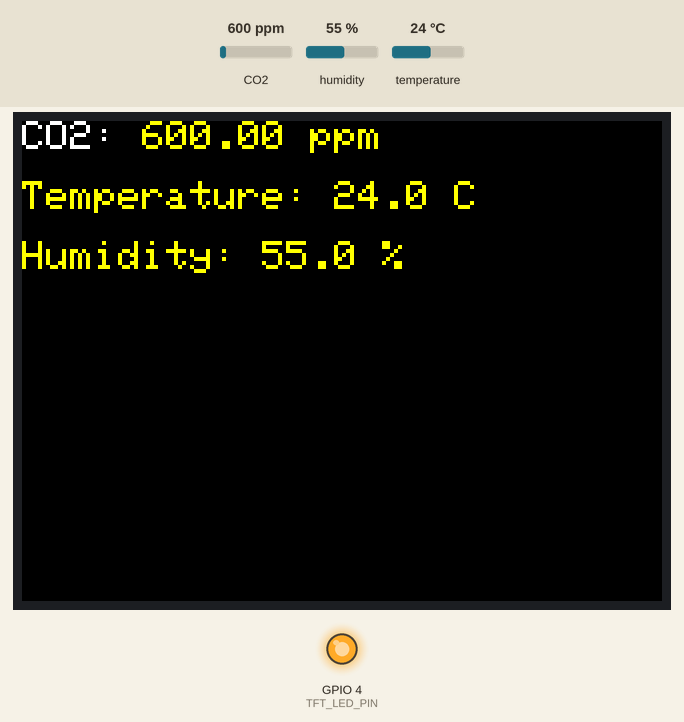
This sketch was run on a simulated ESP32. Shown: 320×240 colour display, output pins drawn as LEDs (lit = HIGH). Inputs (shaded band) come from the test bench; at power-on: CO2 600 ppm, humidity 55 %, temperature 24 °C.

Above: at 11.4 s.
11.5 s: CO2 set to 1160 ppm
At 13.1 s:
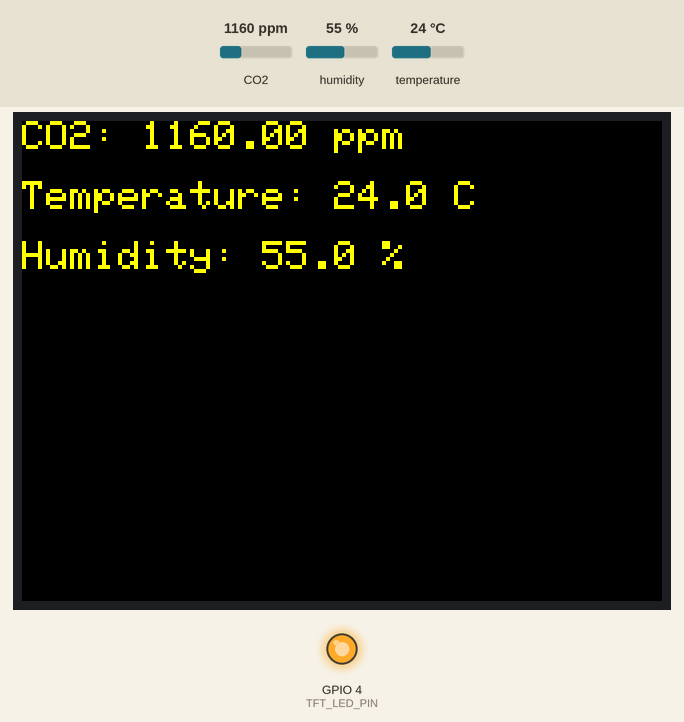
14.0 s: CO2 set to 1223 ppm
At 16.6 s:
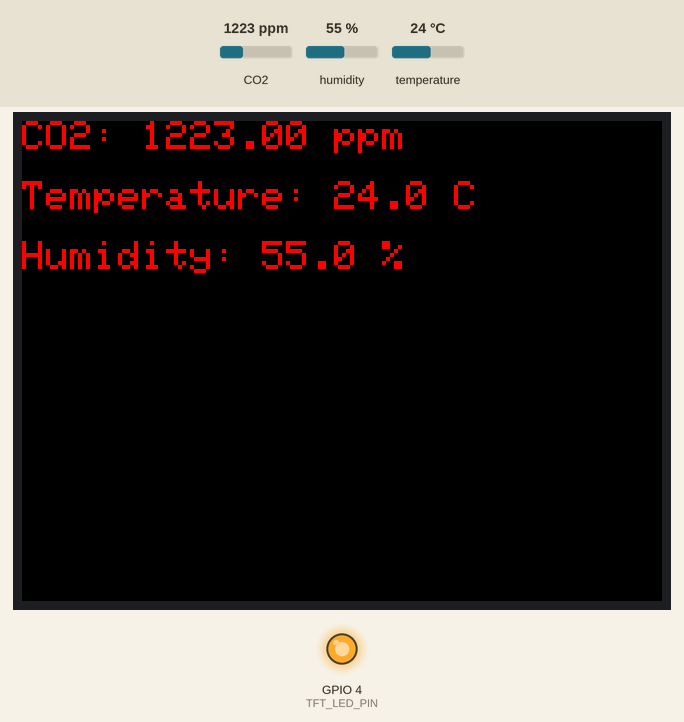
17.3 s: CO2 set to 452 ppm
At 18.9 s:
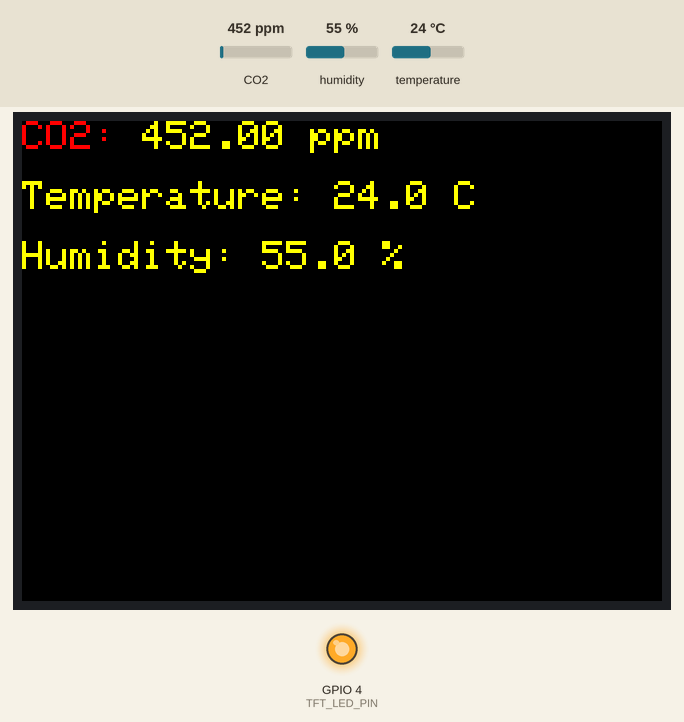
20.6 s: humidity set to 22 %
At 21.6 s:
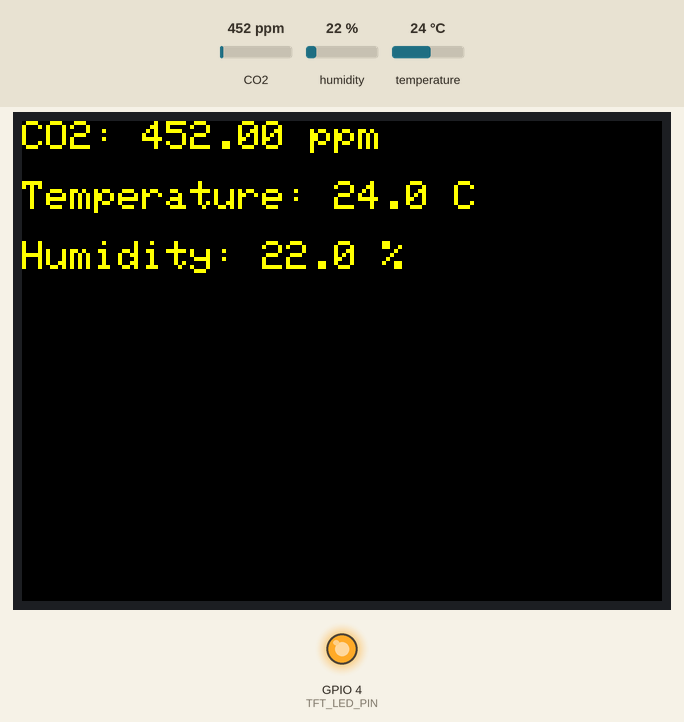
22.8 s: temperature set to 12 °C
At 24.3 s:
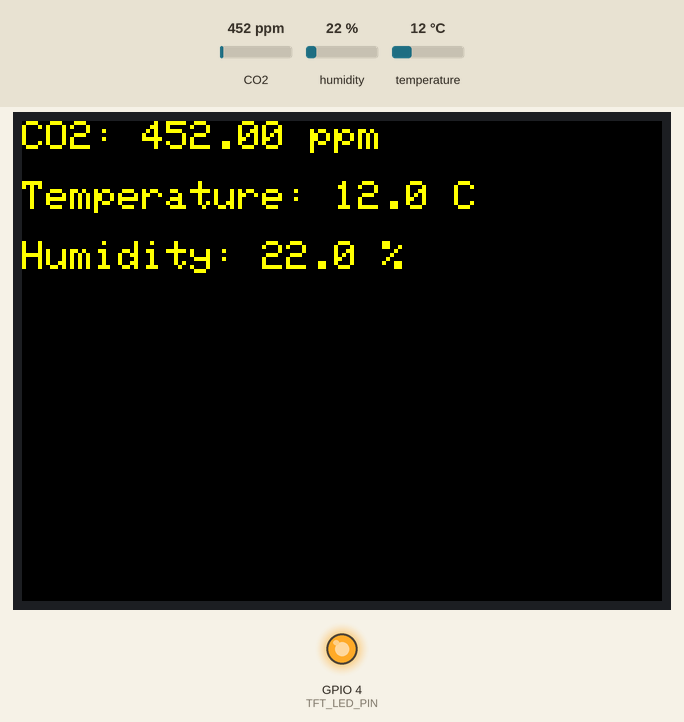
Timing chart, 0 to 25.8 s (numbered marks = the images above; inputs shaded):
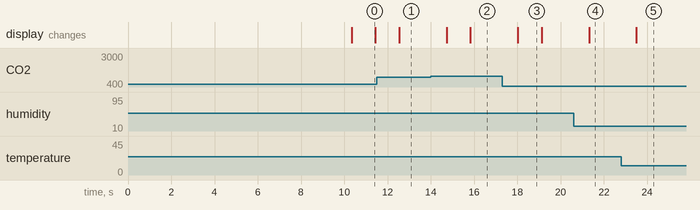

Measured:
- the behaviour switches between 1179 and 1180 ppm on CO2 (found by bisection; images 1 and 2)
- after the input at 11.5 s, the display: changes after 1.0 s (image 1)
- after the input at 14.0 s, the display: first changes after 0.73 s (image 2 shows a later state)
- after the input at 17.3 s, the display: changes after 0.72 s (image 3)
- after the input at 20.6 s, the display: changes after 0.72 s (image 4)
- after the input at 22.8 s, the display: changes after 0.71 s (image 5)
- what the display in image 0 shows lasts 1.1 s, from 10.3 s to 11.4 s

The sketch:

ESP32.ino
```cpp
#include <Wire.h>
#include <TFT_eSPI.h>
#include "SparkFun_SCD30_Arduino_Library.h"


#define TFT_LED_PIN 4 // TFT LED pin
#define TFT_DC_PIN 27  // TFT DC pin
#define TFT_CS_PIN 5   // TFT CS pin
#define SDA_PIN 43     // SDA pin for I2C communication
#define SCL_PIN 44     // SCL pin for I2C communication
#define SCD30_LED_PIN 23 // SCD30 LED pin
#define SCD30_WARMUP_TIME 10 // Warm-up time for the SCD30 sensor in seconds


TFT_eSPI tft = TFT_eSPI(TFT_WIDTH, TFT_HEIGHT); // Initialize TFT display
SCD30 airSensor; // Initialize SCD30 sensor


void setup() {
  pinMode(TFT_LED_PIN, OUTPUT);
  digitalWrite(TFT_LED_PIN, HIGH); // Turn on TFT LED
  Wire.begin(SDA_PIN, SCL_PIN); // Initialize I2C communication
  tft.init();
  tft.setRotation(3); // Set display rotation
  tft.fillScreen(TFT_BLACK);
  tft.setTextColor(TFT_WHITE, TFT_BLACK);
  tft.setTextSize(2);
  tft.setCursor(0, 0);
  tft.println("SCD30 Sensor Test");
  if (airSensor.begin() == false) {
    tft.println("Could not find SCD30 sensor");
    while (1);
  } else {
    tft.println("SCD30 sensor detected");
    delay(SCD30_WARMUP_TIME * 1000); // Wait for SCD30 to warm up
  }
}


void loop() {
  if (airSensor.dataAvailable()) {
    float co2 = airSensor.getCO2(); // Read CO2 concentration from sensor
    float temperature = airSensor.getTemperature(); // Read temperature from sensor
    float humidity = airSensor.getHumidity(); // Read humidity from sensor
    tft.fillScreen(TFT_BLACK); // Clear screen
    tft.setCursor(0, 0);
    tft.print("CO2: ");
    if (co2 < 425) {
      tft.setTextColor(TFT_GREEN, TFT_BLACK);
    } else if (co2 < 1180) {
      tft.setTextColor(TFT_YELLOW, TFT_BLACK);
    } else {
      tft.setTextColor(TFT_RED, TFT_BLACK);
    }
    tft.print(co2);
    tft.print(" ppm");
    tft.setCursor(0, 30);
    tft.print("Temperature: ");
    tft.print(temperature, 1);
    tft.print(" C");
    tft.setCursor(0, 60);
    tft.print("Humidity: ");
    tft.print(humidity, 1);
    tft.print(" %");
    digitalWrite(SCD30_LED_PIN, HIGH); // Turn on SCD30 LED
    delay(500);
    digitalWrite(SCD30_LED_PIN, LOW); // Turn off SCD30 LED
    delay(500);
  }
}
```
